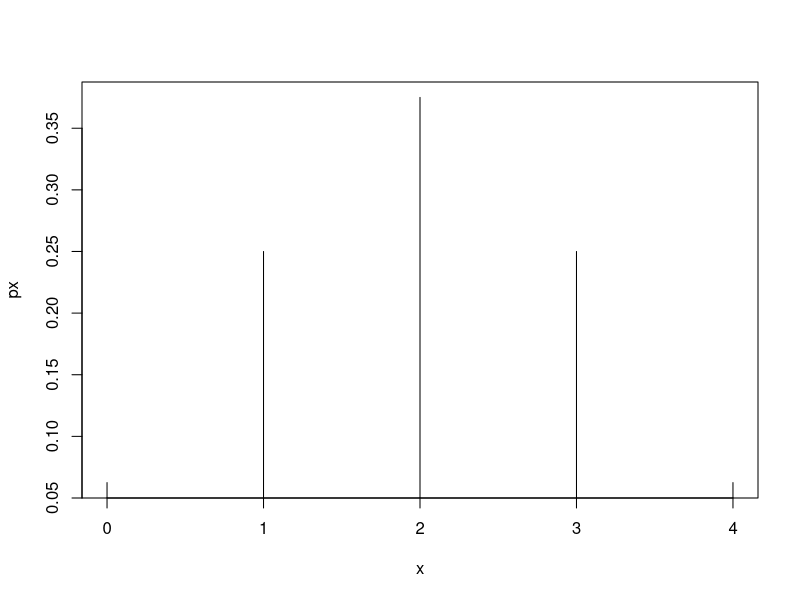
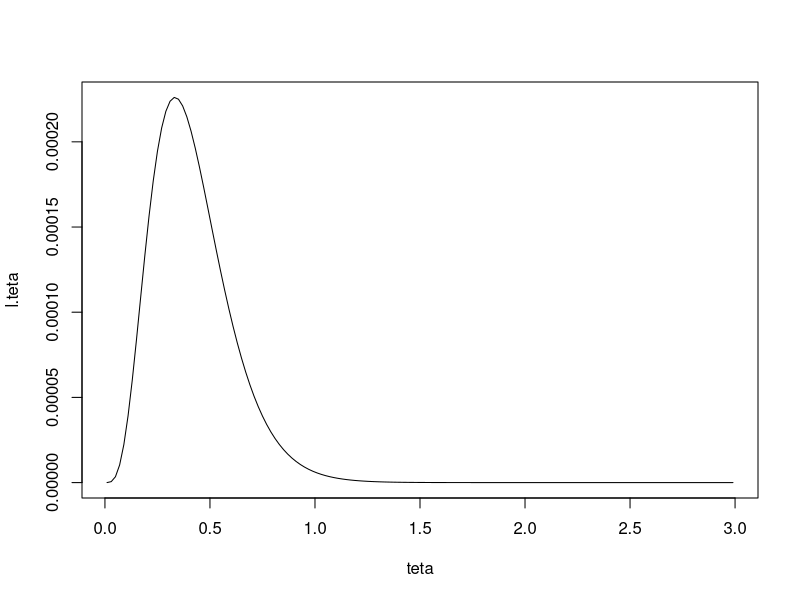
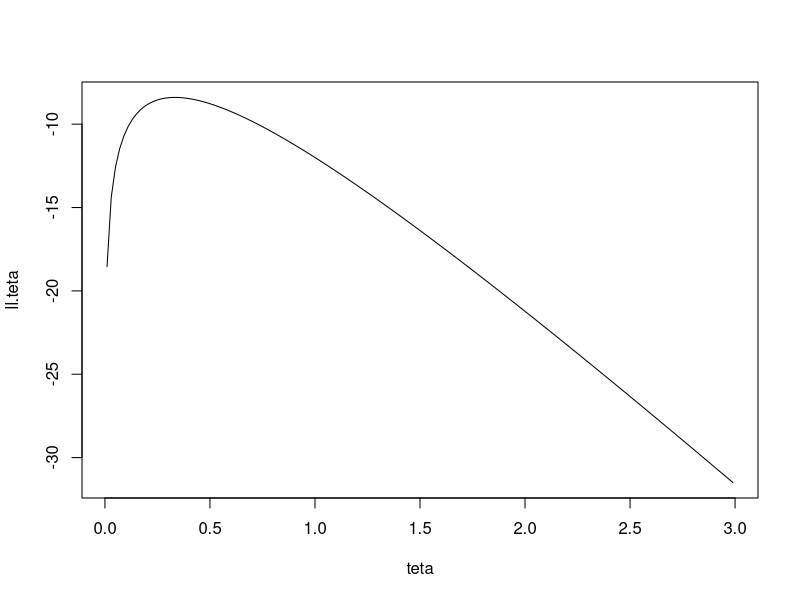
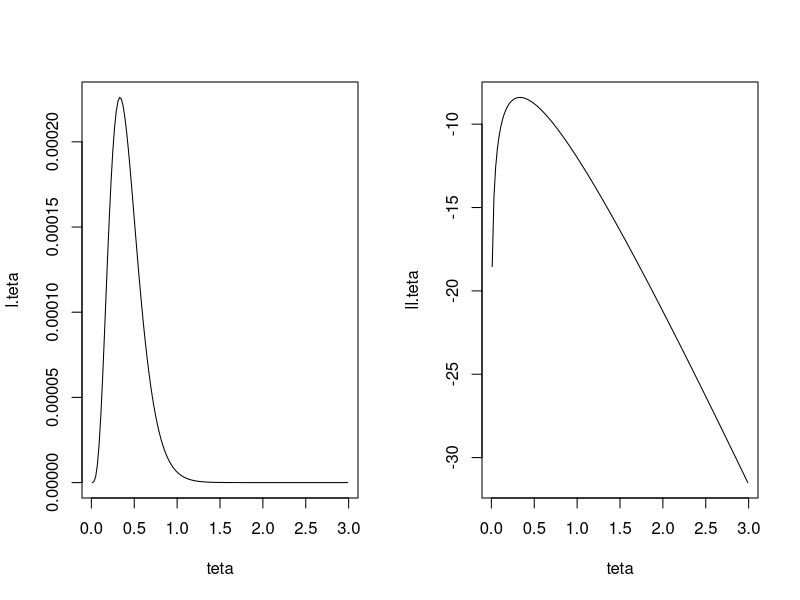
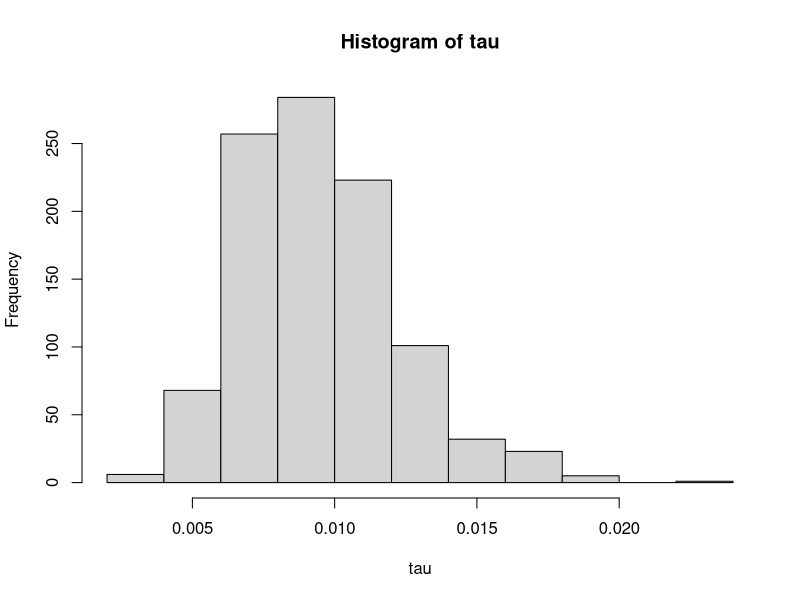
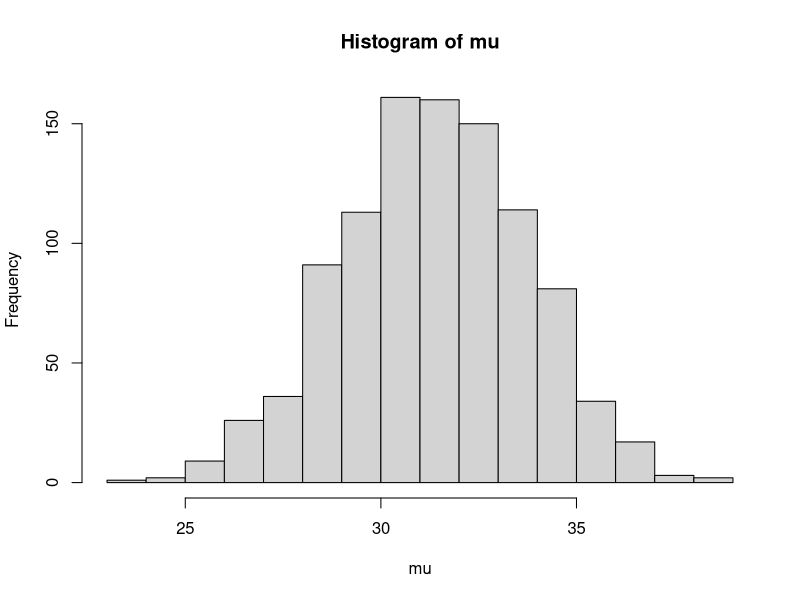
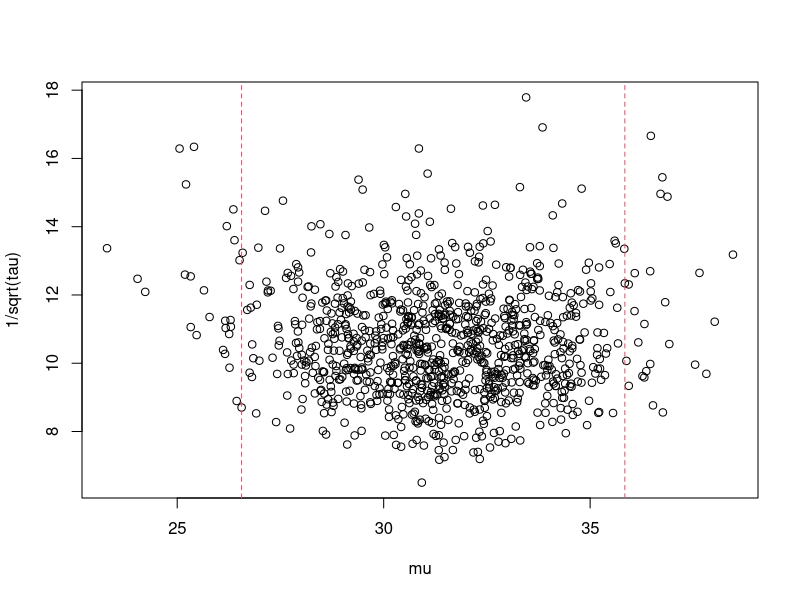
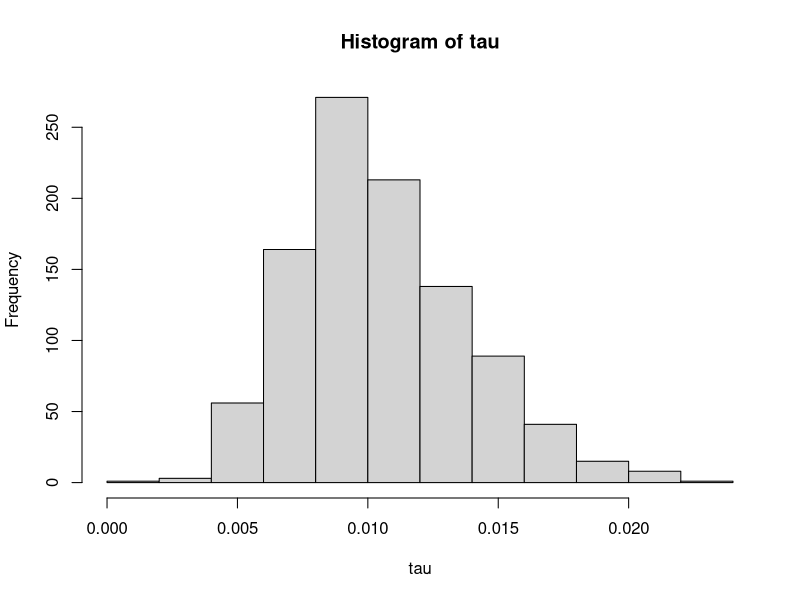

Generate these figures, in order, with R:
## exemplo das mulheres grávidas
x <- 0:4
px <- dbinom(x, size = 4, prob = 1/2)
plot(x, px, type = "h")


## versossimilhança Poisson, X=4, n=12
teta <- seq(0.01, 3, 0.02)
# sem a cte normalizadora
l.teta <- exp(-12*teta) * teta^4
plot(teta, l.teta, type = "l")
ll.teta <- -12*teta + 4*log(teta)
plot(teta, ll.teta, type = "l")
par(mfrow=c(1,2))
plot(teta, l.teta, type = "l")
plot(teta, ll.teta, type = "l")
par(mfrow=c(1,1))
# estimador de maxima verossimilhança
teta[l.teta == max(l.teta)]
teta[ll.teta == max(ll.teta)]
# nesse caso eh igual a media da Poisson x/n
4/12

## simulação normal-gama, exemplo dos leitões
# simula priori p(\tau) ~ gama
m <- 1000 # numero de simulacoes
mu1 <- 31.36
alpha1 <- 12
beta1 <- 1254.54
lambda1 <- 22

tau <- rgamma(m, shape = alpha1, rate = beta1)
hist(tau)

# simula priori p(\mu|\tau) ~ normal
mu <- rep(0, m)
for(i in 1:m){
    sigma <- 1/sqrt(22*tau[i]) # 1/sqrt(\tau) = sigma (desvio-padrao)
    mu[i] <- rnorm(1, mu1, sigma)
}

hist(mu, nclass = 20) # t-studemt nao central
plot(mu, 1/sqrt(tau)) # mu, desvio padrao

# intervalo de credibilidade
quantile(mu, c(.025, .975))
abline(v = quantile(mu, c(.025, .975)), lty = 2, col = 2)

## Exercício usando uma priori vaga
alpha0 <- beta0 <- 0.001
lambda0 = 0.0001
mu0 = 0
n <- 20
xbarra <- 30

(lambda0*mu0 + n*xbarra)/(lambda0+n)

# os parametros ficam
m <- 1000
mu1 <- 30
alpha1 <- 10
beta1 <- 950
lambda1 <- 20

tau <- rgamma(m, shape = alpha1, rate = beta1)
hist(tau)

# simula priori p(\mu|\tau) ~ normal
mu <- rep(0, m)
for(i in 1:m){
    sigma <- 1/sqrt(22*tau[i]) # 1/sqrt(\tau) = sigma (desvio-padrao)
    mu[i] <- rnorm(1, mu1, sigma)
}

hist(mu, nclass = 20) # t-studemt nao central
plot(mu, 1/sqrt(tau)) # mu, desvio padrao

# intervalo de credibilidade
quantile(mu, c(.025, .975))
abline(v = quantile(mu, c(.025, .975)), lty = 2, col = 2)
